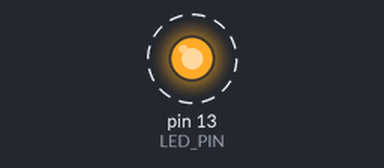
Recording of a sketch running on a simulated Arduino Uno, built with avr-gcc and run on an emulated ATmega328P. On the bench: output pins drawn as LEDs (lit = HIGH). Dashed ring = blinking. What the sketch prints to the serial monitor is not drawn.

Above: at 0.2 s.
Timing chart, 0 to 3.0 s (numbered marks = the images above):
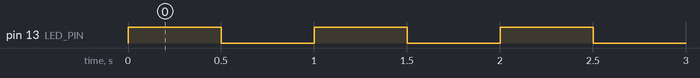

The sketch:

01_led.ino
```cpp
#include <Arduino.h>
#define LED_PIN LED_BUILTIN  // 또는 25

void setup() {
  pinMode(LED_PIN, OUTPUT);

  Serial.begin(9600);
  while (!Serial);
  Serial.print("Initialization completed\n");
}

void loop() {
  digitalWrite(LED_PIN, HIGH);
  delay(500);
  digitalWrite(LED_PIN, LOW);
  delay(500);

  Serial.print("Executed HHHH Good ..\n");
}
```

Measured:
- by itself, pin 13 (LED_PIN): alternates HIGH for 0.50 s and LOW for 0.50 s
